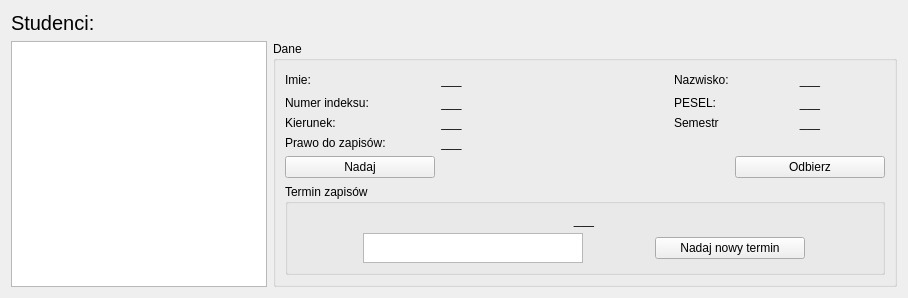
       <widget class="QWidget" name="prawaTerminy">
        <attribute name="title">
         <string>Prawa i terminy zapisów dla studentów</string>
        </attribute>
        <layout class="QGridLayout" name="gridLayout_3">
         <item row="0" column="0">
          <widget class="QLabel" name="label">
           <property name="font">
            <font>
             <pointsize>15</pointsize>
            </font>
           </property>
           <property name="text">
            <string>Studenci:</string>
           </property>
           <property name="scaledContents">
            <bool>false</bool>
           </property>
          </widget>
         </item>
         <item row="1" column="0">
          <widget class="QListWidget" name="listastudentow">
           <property name="maximumSize">
            <size>
             <width>300</width>
             <height>16777215</height>
            </size>
           </property>
          </widget>
         </item>
         <item row="1" column="1">
          <widget class="QGroupBox" name="groupBox">
           <property name="title">
            <string>Dane</string>
           </property>
           <layout class="QGridLayout" name="gridLayout_2">
            <item row="2" column="1">
             <widget class="QLabel" name="indeksL">
              <property name="text">
               <string>___</string>
              </property>
              <property name="alignment">
               <set>Qt::AlignCenter</set>
              </property>
             </widget>
            </item>
            <item row="0" column="1">
             <widget class="QLabel" name="imieL">
              <property name="text">
               <string>___</string>
              </property>
              <property name="alignment">
               <set>Qt::AlignCenter</set>
              </property>
             </widget>
            </item>
            <item row="0" column="4">
             <widget class="QLabel" name="nazwiskoL">
              <property name="text">
               <string>___</string>
              </property>
              <property name="alignment">
               <set>Qt::AlignCenter</set>
              </property>
             </widget>
            </item>
            <item row="3" column="0">
             <widget class="QLabel" name="label_6">
              <property name="maximumSize">
               <size>
                <width>150</width>
                <height>16777215</height>
               </size>
              </property>
              <property name="text">
               <string>Kierunek:</string>
              </property>
             </widget>
            </item>
            <item row="0" column="0">
             <widget class="QLabel" name="label_2">
              <property name="maximumSize">
               <size>
                <width>150</width>
                <height>16777215</height>
               </size>
              </property>
              <property name="text">
               <string>Imie:</string>
              </property>
             </widget>
            </item>
            <item row="0" column="3">
             <widget class="QLabel" name="label_3">
              <property name="maximumSize">
               <size>
                <width>150</width>
                <height>16777215</height>
               </size>
              </property>
              <property name="text">
               <string>Nazwisko:</string>
              </property>
             </widget>
            </item>
            <item row="3" column="1">
             <widget class="QLabel" name="kierunekL">
              <property name="text">
               <string>___</string>
              </property>
              <property name="alignment">
               <set>Qt::AlignCenter</set>
              </property>
             </widget>
            </item>
            <item row="3" column="4">
             <widget class="QLabel" name="semestrL">
              <property name="text">
               <string>___</string>
              </property>
              <property name="alignment">
               <set>Qt::AlignCenter</set>
              </property>
             </widget>
            </item>
            <item row="2" column="4">
             <widget class="QLabel" name="peselL">
              <property name="text">
               <string>___</string>
              </property>
              <property name="alignment">
               <set>Qt::AlignCenter</set>
              </property>
             </widget>
            </item>
            <item row="2" column="3">
             <widget class="QLabel" name="label_5">
              <property name="maximumSize">
               <size>
                <width>150</width>
                <height>16777215</height>
               </size>
              </property>
              <property name="text">
               <string>PESEL:</string>
              </property>
             </widget>
            </item>
            <item row="3" column="3">
             <widget class="QLabel" name="label_7">
              <property name="maximumSize">
               <size>
                <width>150</width>
                <height>16777215</height>
               </size>
              </property>
              <property name="text">
               <string>Semestr</string>
              </property>
             </widget>
            </item>
            <item row="6" column="0" colspan="5">
             <widget class="QGroupBox" name="groupBox_2">
              <property name="maximumSize">
               <size>
                <width>16777215</width>
                <height>100</height>
               </size>
              </property>
              <property name="title">
               <string>Termin zapisów</string>
              </property>
              <layout class="QGridLayout" name="gridLayout_4">
               <item row="0" column="0" colspan="2">
                <widget class="QLabel" name="terminL">
                 <property name="text">
                  <string>___</string>
                 </property>
                 <property name="alignment">
                  <set>Qt::AlignCenter</set>
                 </property>
                </widget>
               </item>
               <item row="1" column="1">
                <widget class="QPushButton" name="pushButton_3">
                 <property name="maximumSize">
                  <size>
                   <width>150</width>
                   <height>16777215</height>
                  </size>
                 </property>
                 <property name="text">
                  <string>Nadaj nowy termin</string>
                 </property>
                </widget>
               </item>
               <item row="1" column="0">
                <widget class="QTextEdit" name="textedit">
                 <property name="maximumSize">
                  <size>
                   <width>220</width>
                   <height>30</height>
                  </size>
                 </property>
                 <property name="placeholderText">
                  <string/>
                 </property>
                </widget>
               </item>
              </layout>
             </widget>
            </item>
            <item row="4" column="0">
             <widget class="QLabel" name="label_8">
              <property name="maximumSize">
               <size>
                <width>150</width>
                <height>16777215</height>
               </size>
              </property>
              <property name="text">
               <string>Prawo do zapisów:</string>
              </property>
             </widget>
            </item>
            <item row="2" column="0">
             <widget class="QLabel" name="label_4">
              <property name="maximumSize">
               <size>
                <width>150</width>
                <height>16777215</height>
               </size>
              </property>
              <property name="text">
               <string>Numer indeksu:</string>
              </property>
             </widget>
            </item>
            <item row="4" column="1">
             <widget class="QLabel" name="prawoL">
              <property name="text">
               <string>___</string>
              </property>
              <property name="alignment">
               <set>Qt::AlignCenter</set>
              </property>
             </widget>
            </item>
            <item row="5" column="4">
             <widget class="QPushButton" name="pushButton_2">
              <property name="minimumSize">
               <size>
                <width>150</width>
                <height>0</height>
               </size>
              </property>
              <property name="maximumSize">
               <size>
                <width>200</width>
                <height>16777215</height>
               </size>
              </property>
              <property name="text">
               <string>Odbierz</string>
              </property>
             </widget>
            </item>
            <item row="5" column="0">
             <widget class="QPushButton" name="pushButton">
              <property name="minimumSize">
               <size>
                <width>150</width>
                <height>0</height>
               </size>
              </property>
              <property name="maximumSize">
               <size>
                <width>150</width>
                <height>16777215</height>
               </size>
              </property>
              <property name="text">
               <string>Nadaj</string>
              </property>
             </widget>
            </item>
            <item row="0" column="2">
             <spacer name="horizontalSpacer_2">
              <property name="orientation">
               <enum>Qt::Horizontal</enum>
              </property>
              <property name="sizeHint" stdset="0">
               <size>
                <width>200</width>
                <height>20</height>
               </size>
              </property>
             </spacer>
            </item>
           </layout>
          </widget>
         </item>
        </layout>
       </widget>
